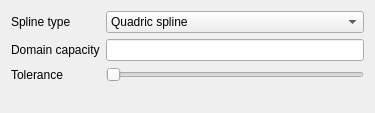
<?xml version="1.0" encoding="UTF-8"?>
<ui version="4.0">
 <class>RBFSettingsWidget</class>
 <widget class="QWidget" name="RBFSettingsWidget">
  <property name="geometry">
   <rect>
    <x>0</x>
    <y>0</y>
    <width>375</width>
    <height>113</height>
   </rect>
  </property>
  <property name="windowTitle">
   <string>Form</string>
  </property>
  <layout class="QFormLayout" name="formLayout">
   <item row="0" column="0">
    <widget class="QLabel" name="label">
     <property name="text">
      <string>Spline type</string>
     </property>
     <property name="buddy">
      <cstring>comboBox</cstring>
     </property>
    </widget>
   </item>
   <item row="0" column="1">
    <widget class="QComboBox" name="comboBox">
     <item>
      <property name="text">
       <string>Quadric spline</string>
      </property>
     </item>
     <item>
      <property name="text">
       <string>Cubic spline</string>
      </property>
     </item>
     <item>
      <property name="text">
       <string>Thin plate spline</string>
      </property>
     </item>
    </widget>
   </item>
   <item row="1" column="0">
    <widget class="QLabel" name="label_2">
     <property name="text">
      <string>Domain capacity</string>
     </property>
     <property name="buddy">
      <cstring>lineDomainCapacity</cstring>
     </property>
    </widget>
   </item>
   <item row="1" column="1">
    <widget class="QLineEdit" name="lineDomainCapacity"/>
   </item>
   <item row="2" column="0">
    <widget class="QLabel" name="label_3">
     <property name="text">
      <string>Tolerance</string>
     </property>
     <property name="buddy">
      <cstring>sliderTolerance</cstring>
     </property>
    </widget>
   </item>
   <item row="2" column="1">
    <widget class="QSlider" name="sliderTolerance">
     <property name="minimum">
      <number>1</number>
     </property>
     <property name="maximum">
      <number>100</number>
     </property>
     <property name="orientation">
      <enum>Qt::Horizontal</enum>
     </property>
    </widget>
   </item>
  </layout>
 </widget>
 <resources/>
 <connections/>
 <slots>
  <slot>onSplineTypeActivated(int)</slot>
  <slot>onDomainCapacity(QString)</slot>
  <slot>onTolerance(int)</slot>
 </slots>
</ui>
